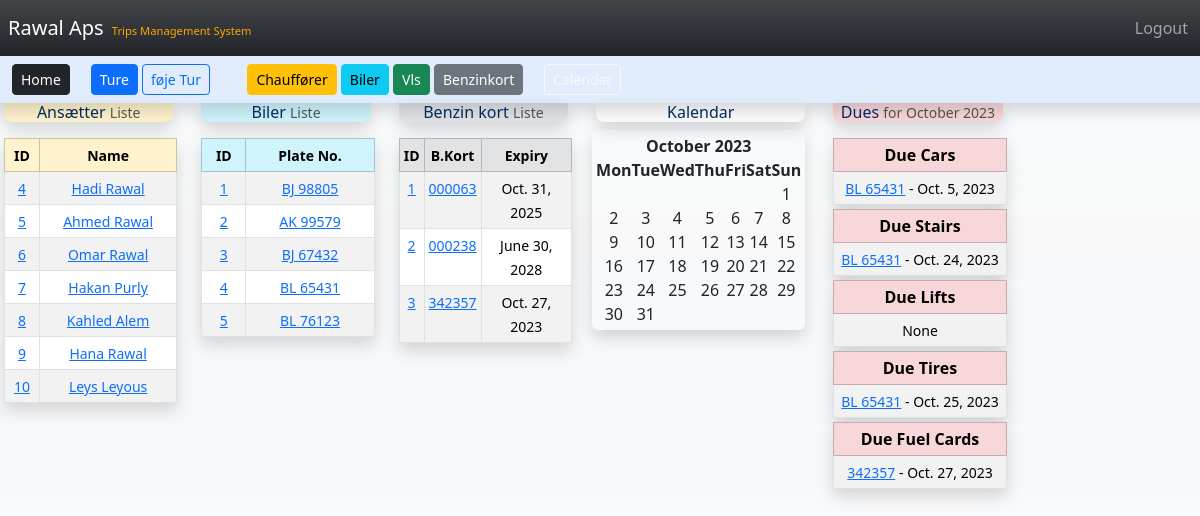
The app's page / (signed in) with its own data.
### TMS/models.py (models this page shows, shortened)
class Driver(models.Model):
	fname = models.CharField(max_length=25)
	lname =  models.CharField(max_length=25)
	short = models.CharField(max_length=25)
	mobile = models.CharField(max_length=15)
	email =  models.EmailField(max_length=50)
	cpr = models.CharField(max_length=15)
	address = models.CharField(max_length=100)
	bank_reg = models.CharField(max_length=10)
	bank_account = models.CharField(max_length=20)
	POSITION_CHOICES = [
        ("Chauffør", "Chauffør"),
        ("Assistent", "Assistent"),
    ]
	position = models.CharField(choices=POSITION_CHOICES,default="Chauffør",max_length=15) #DDL Lookup
	fcard = models.ForeignKey(FCard,blank=True,null=True,max_length=10,on_delete=models.DO_NOTHING) #DDL
	start = models.DateField(blank=True, null=True)
	end = models.DateField(blank=True,null=True)
	is_active = models.BooleanField()
	created_at = models.DateTimeField(auto_now_add=True)

class Car(models.Model):
	make = models.CharField(max_length=15)
	model =  models.CharField(max_length=15)
	YEAR_CHOICES = [
		("19", "2019"),
		("20", "2020"),
		("21", "2021"),
		("22", "2022"),
		("23", "2023"),
		("24", "2024"),
		("25", "2025"),
		("26", "2026"),
		("27", "2027"),
		("28", "2028"),
		("29", "2029"),
		("30", "2030"),
	]
	year =  models.CharField(choices=YEAR_CHOICES,default="23",max_length=15)
	short =  models.CharField(max_length=20)
	plate =  models.CharField(max_length=20)
	SIZE_CHOICES = [
		("Stor", "Stor"),
		("Mellem", "Mellem"),
		("Lille", "Lille"),
	]
	size =  models.CharField(choices=SIZE_CHOICES,default="Lille",blank=True,null=True,max_length=10)
	mobile =  models.CharField(blank=True,null=True,max_length=10)
	reg_nr =  models.CharField(blank=True,null=True,max_length=10)
	reg_first =  models.DateField(blank=True,null=True,)
	reg_due =  models.DateField(blank=True,null=True,)
	stairs_due =  models.DateField(blank=True,null=True,)
	lift_due =  models.DateField(blank=True,null=True,)
	tires_due =  models.DateField(blank=True,null=True,)
	fcard = models.ForeignKey(FCard,blank=True,null=True,max_length=10,on_delete=models.DO_NOTHING) #DDL
	created_at = models.DateTimeField(auto_now_add=True)
	def __str__(self):
		return(f"{self.plate}")

class FCard(models.Model):
	fcnr = models.CharField(max_length=25)
	lastdigits = models.CharField(max_length=8)
	FCTYPE_CHOICES = [
        ("60", "60"),
        ("61", "61"),
        ("61", "62"),
        ("61", "63"),
        ("61", "64"),
        ("61", "65"),
    ]
	fctype = models.CharField(choices=FCTYPE_CHOICES,default="63",blank=True,null=True,max_length=5)
	exp_date = models.DateField(blank=True,null=True,)
	is_active = models.BooleanField()
	created_at = models.DateTimeField(auto_now_add=True)
	def __str__(self):
		return(f"{self.lastdigits}")

### TMS/views.py (the view)
# urls.py: 2. Add a URL to urlpatterns:  path('', views.home, name='home')
def home(request, year=datetime.now().year, month=datetime.now().strftime('%B')):
    if request.method == 'POST':
        username = request.POST['username']
        password = request.POST['password']
        user = authenticate(request, username=username, password=password)
        if user is not None:
            login(request, user)
            messages.success(request, "You have been logged in successfully.")
            return redirect('home')
        else:
            error_message = 'Invalid email or password. Please try again.'
        messages.error(request, error_message)
        return redirect('home')
    else:
        cars = Car.objects.all()
        drivers = Driver.objects.all()
        vls = VL.objects.all()
        fcards = FCard.objects.all()
        month = month.capitalize()
        month_number = list(calendar.month_name).index(month)
        month_number = int(month_number)
        cal = HTMLCalendar().formatmonth(
            year,
            month_number)
        now = datetime.now()
        current_year = now.year
        time = now.strftime('%H:%M ')
        due_car_list = Car.objects.filter(
            reg_due__year=year,
            reg_due__month=month_number
        )
        due_stairs_list = Car.objects.filter(
            stairs_due__year=year,
            stairs_due__month=month_number
        )
        due_lift_list = Car.objects.filter(
            lift_due__year=year,
            lift_due__month=month_number
        )
        due_tires_list = Car.objects.filter(
            tires_due__year=year,
            tires_due__month=month_number
        )
        due_fcards_list = FCard.objects.filter(
            exp_date__year=year,
            exp_date__month=month_number
        )
        return render(request,
                      'home.html', {'cars': cars, 'drivers': drivers, 'vls': vls, 'fcards': fcards,
                                    "year": year,
                                    "month": month,
                                    "month_number": month_number,
                                    "cal": cal,
                                    "current_year": current_year,
                                    "time": time,
                                    'due_car_list': due_car_list,
                                    'due_stairs_list': due_stairs_list,
                                    'due_lift_list': due_lift_list,
                                    'due_tires_list': due_tires_list,
                                    'due_fcards_list': due_fcards_list,
                                    })

### TMS/templates/home.html (shortened to what this page needs)
{% extends 'base.html' %}
{% block content %}
{% if user.is_authenticated %}
<div class="row text-center">
  <div class="col ">
    <h6 class="col ms-1 text-primary-emphasis bg-warning-subtle  border-primary-subtle rounded-bottom-3 text-center  shadow">
      Ansætter
      <small class="text-body-secondary">Liste</small>
    </h6>
    <table class="ms-1 mt-3 table table-responsive table-sm table-striped table-hover table-bordered shadow">
      <thead class="table-warning ">
        <tr class="">
          <th><small>ID</small></th>
          <th><small>Name</small></th>
        </tr>
      </thead>
      <tbody>
        {% if drivers %}
        {% for driver in drivers %}
        <tr>
          <td><small><a href="{% url 'driver' driver.id %}">{{ driver.id }}</a></small></td>
          <td><small><a href="{% url 'driver' driver.id %}">{{ driver.fname }} {{ driver.lname }}</a></small></td>
        </tr>
        {% endfor %}
        {% endif %}
      </tbody>
    </table>
  </div>
  <div class="col">
    <h6 class="col ms-1 text-primary-emphasis bg-info-subtle  border-primary-subtle rounded-bottom-3 text-center  shadow">
      Biler
      <small class="text-body-secondary">Liste</small>
    </h6>
    <table class="ms-1 mt-3 table table-responsive table-sm table-striped table-hover table-bordered shadow">
      <thead class="table-info ">
        <tr>
          <th><small>ID</small></th>
          <th><small>Plate No.</small></th>
        </tr>
      </thead>
      <tbody>
        {% if cars %}
        {% for car in cars %}
        <tr>
          <td><small><a href="{% url 'car' car.id %}">{{ car.id }}</a></small></td>
          <td><small><a href="{% url 'car' car.id %}">{{ car.plate }}</a></small></td>
        </tr>
        {% endfor %}
        {% endif %}
      </tbody>
    </table>
  </div>
  <div class="col">
    <h6 class="col ms-1 text-primary-emphasis bg-secondary-subtle  border-primary-subtle rounded-bottom-3 text-center  shadow">
      Benzin kort
      <small class="text-body-secondary">Liste</small>
    </h6>
    <table class="ms-1 mt-3  table table-responsive table-sm table-striped table-hover table-bordered shadow">
      <thead class="table-secondary">
        <tr>
          <th><small>ID</small></th>
          <th><small>B.Kort</small></th>
          <th><small>Expiry</small></th>
        </tr>
      </thead>
      <tbody>
        {% if fcards %}
        {% for fcard in fcards %}
        <tr>
          <td><small><a href="{% url 'fcard' fcard.id %}">{{ fcard.id }}</a></small></td>
          <td><small><a href="{% url 'fcard' fcard.id %}">{{ fcard.lastdigits }}</a></small></td>
          <td><small>{{ fcard.exp_date }}</small></td>
        </tr>
        {% endfor %}
        {% endif %}
      </tbody>
    </table>
  </div>
  <div class="col">
    <h6 class="col ms-1 text-primary-emphasis bg-light-subtle  border-primary-subtle rounded-bottom-3 text-center  shadow">
      Kalendar
    </h6>
    <center class=" p-1 mt-2 text-center shadow rounded">
      {{ cal|safe }}
    </center>
  </div>
  <div class="col">
    <h6 class="col ms-1  text-primary-emphasis bg-danger-subtle  border-primary-subtle rounded-bottom-3 text-center  shadow">
      Dues
      <small class="text-body-secondary">for {{ month }} {{ year }}</small>
    </h6>
    <table class=" m-1 mt-3 table table-responsive table-sm table-striped table-hover table-bordered shadow">
      <thead class="table-danger">
        <tr>
          <th>Due Cars</th>
        </tr>
      </thead>
      <tbody>
        {% if due_car_list %}
        {% for car in due_car_list %}
        <tr>
          <td><small><a href="{% url 'car' car.id %}">{{ car }}</a> - {{ car.reg_due }}</small></td>
        </tr>
        {% endfor %}
        {% else %}
        <tr>
          <td><small>None</small></td>
        </tr>
        {% endif %}
      </tbody>
    </table>
    <table class=" m-1 table table-responsive table-sm table-striped table-hover table-bordered shadow">
      <thead class="table-danger">
        <tr>
          <th>Due Stairs</th>
        </tr>
      </thead>
      <tbody>
        {% if due_stairs_list %}
        {% for car in due_stairs_list %}
        <tr>
          <td><small><a href="{% url 'car' car.id %}">{{ car }}</a> - {{ car.stairs_due }}</small></td>
        </tr>
        {% endfor %}
        {% else %}
        <tr>
          <td><small>None</small></td>
        </tr>
        {% endif %}
      </tbody>
    </table>
    <table class="m-1 table table-responsive table-sm table-striped table-hover table-bordered shadow">
      <thead class="table-danger">
        <tr>
          <th>Due Lifts</th>
        </tr>
      </thead>
      <tbody>
        {% if due_lift_list %}
        {% for car in due_lift_list %}
        <tr>
          <td><small><a href="{% url 'car' car.id %}">{{ car }}</a> - {{ car.lift_due }}</small></td>
        </tr>
        {% endfor %}
        {% else %}
        <tr>
          <td><small>None</small></td>
        </tr>
        {% endif %}
      </tbody>
    </table>
    <table class="m-1 table table-responsive table-sm table-striped table-hover table-bordered shadow">
      <thead class="table-danger">
        <tr>
          <th>Due Tires</th>
        </tr>
      </thead>
      <tbody>
        {% if due_tires_list %}
        {% for car in due_tires_list %}
        <tr>
          <td><small><a href="{% url 'car' car.id %}">{{ car }}</a> - {{ car.tires_due }}</small></td>
        </tr>
        {% endfor %}
        {% else %}
        <tr>
          <td><small>None</small></td>
        </tr>
        {% endif %}
      </tbody>
    </table>
    <table class="m-1 table  table-responsive  table-sm table-striped table-hover table-bordered shadow">
      <thead class="table-danger">
        <tr>
          <th>Due Fuel Cards</th>
        </tr>
      </thead>
      <tbody>
        {% if due_fcards_list %}
        {% for fcard in due_fcards_list %}
        <tr>
          <td><small><a href="{% url 'fcard' fcard.id %}">{{ fcard }}</a> - {{ fcard.exp_date }}</small></td>
        </tr>
        {% endfor %}
        {% else %}
        <tr>
          <td><small>None</small></td>
        </tr>
        {% endif %}
      </tbody>
    </table>
  </div>
  <div class="col">
  </div>
</div>
{% endif %}
{% endblock %}

### records on screen
Driver: id "4", fname "Hadi", lname "Rawal"
Driver: id "5", fname "Ahmed", lname "Rawal"
Driver: id "6", fname "Omar", lname "Rawal"
Driver: id "7", fname "Hakan", lname "Purly"
Driver: id "8", fname "Kahled", lname "Alem"
Driver: id "9", fname "Hana", lname "Rawal"
Driver: id "10", fname "Leys", lname "Leyous"
Car: id "1", plate "BJ 98805"
Car: id "2", plate "AK 99579"
Car: id "3", plate "BJ 67432"
Car: id "4", plate "BL 65431", reg_due "Oct. 5, 2023", stairs_due "Oct. 24, 2023", tires_due "Oct. 25, 2023"
Car: id "5", plate "BL 76123"
FCard: id "1", lastdigits "000063", exp_date "Oct. 31, 2025"
FCard: id "2", lastdigits "000238", exp_date "June 30, 2028"
FCard: id "3", lastdigits "342357", exp_date "Oct. 27, 2023"

### other values on screen
{{ cal|safe }} "October 2023 Mon Tue Wed Thu Fri Sat Sun 1 2 3 4 5 6 7 8 9 10 11 12 13 14 15 16 17 18 19 20 21 22 23 24 25 26 27 28 29 30 31"
{{ month }} "October"
